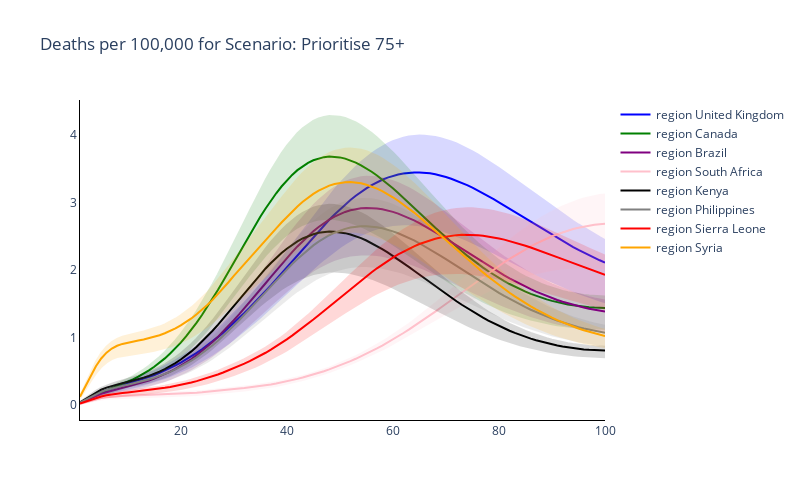
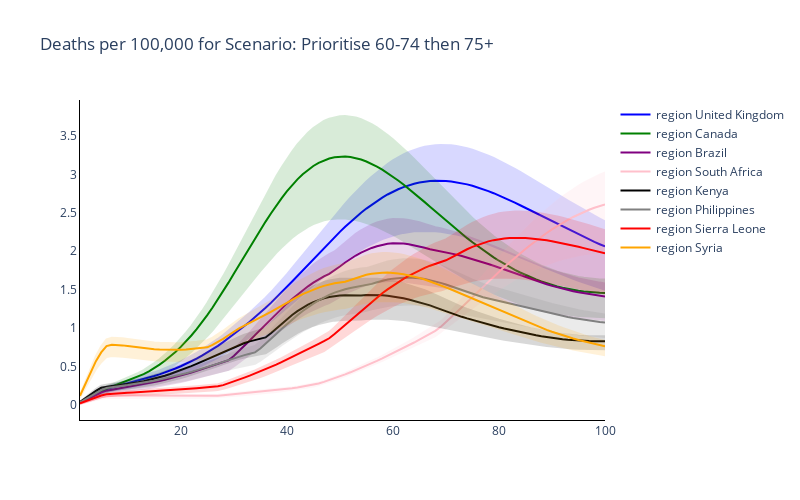
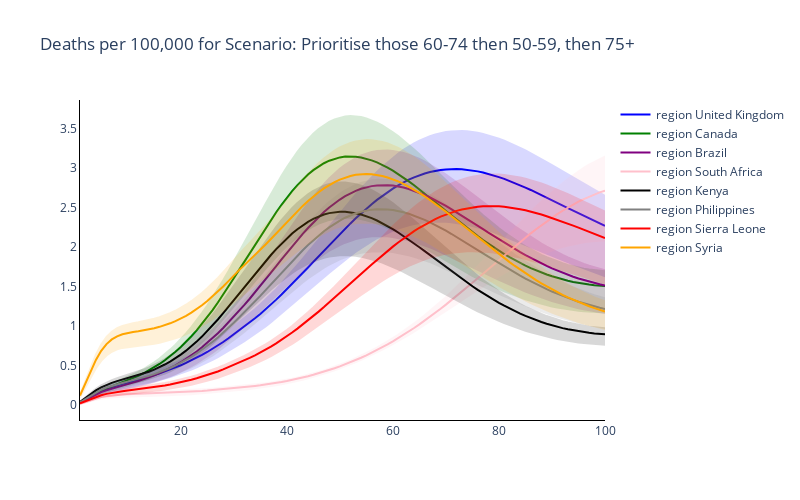
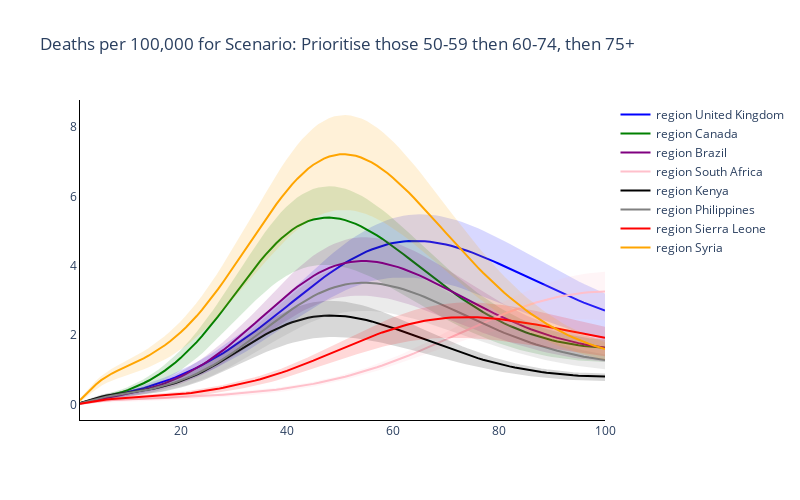

Notebook cell for these charts, in order:
### Markdown cell above
### Plot the time series of numbers of deaths of the two regions

### Code cell
# Trace names - represent the solver used for the simulation
trace_name = ['region {}'.format(r) for r in regions]

# Plot for each boosting scenario
for s, scenario in enumerate(scenario_names):
    fig = go.Figure()
    # Plot (line plot for each solver method for each age)
    for r, reg in enumerate(regions):
        fig.add_trace(
            go.Scatter(
                y=total_new_deaths_mean[r][s, :],
                x=parameters.simulation_parameters.times,
                mode='lines',
                name=trace_name[r],
                line_color=colours[r],
            )
        )

        fig.add_trace(
            go.Scatter(
                y=total_new_deaths_upper[r][s, :].tolist() + total_new_deaths_lower[r][s, :].tolist()[::-1],
                x=parameters.simulation_parameters.times + parameters.simulation_parameters.times[::-1],
                mode='lines',
                name=trace_name[r],
                fill='toself',
                fillcolor=colours[r],
                line_color=colours[r],
                opacity=0.15,
                showlegend=False
            )
        )

    # Add axis labels
    fig.update_layout(
        boxmode='group',
        title='Deaths per 100,000 for Scenario: {}'.format(scenario),
        width=800,
        height=500,
        plot_bgcolor='white',
        xaxis=dict(linecolor='black'),
        yaxis=dict(linecolor='black'),
        hovermode='x unified'
        )

    fig.write_image('images/Deaths Scenario {}.pdf'.format(s+1))
    fig.show()
